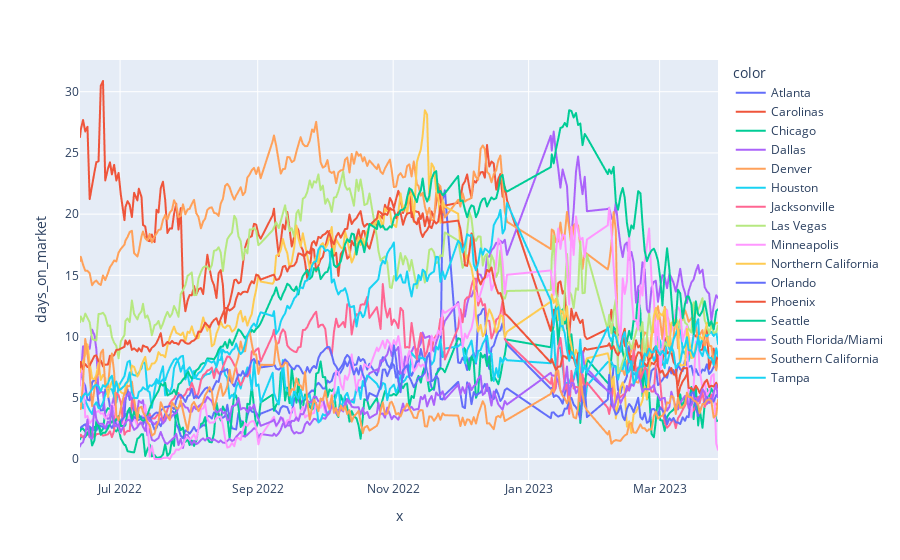

Notebook cell for this chart:
### Code cell
# Supposed to track how long a lisitng remains. I guess this is their internal display, haven't tried to double check it
# I don't even know how somethings have such low days on market, like things are apparenyl only there for a few days on southern california
fig = px.line(rental_by_market, x=rental_by_market.index.get_level_values(0), y="days_on_market", color=rental_by_market.index.get_level_values(1))
fig.show()

### Figure 1 — Plotly figure (JSON) as saved in the notebook; plotly's stock layout.template omitted (floating-point values rounded to 4 significant figures; data arrays with more than 128 entries replaced by an {"elided": "..."} marker saying what was removed)
{"data": [{"hovertemplate": "color=Atlanta<br>x=%{x}<br>days_on_market=%{y}<extra></extra>", "legendgroup": "Atlanta", "line": {"color": "#636efa", "dash": "solid"}, "marker": {"symbol": "circle"}, "mode": "lines", "name": "Atlanta", "showlegend": true, "type": "scattergl", "x": {"elided": "252 str values"}, "xaxis": "x", "y": {"elided": "252 float values"}, "yaxis": "y"}, {"hovertemplate": "color=Carolinas<br>x=%{x}<br>days_on_market=%{y}<extra></extra>", "legendgroup": "Carolinas", "line": {"color": "#EF553B", "dash": "solid"}, "marker": {"symbol": "circle"}, "mode": "lines", "name": "Carolinas", "showlegend": true, "type": "scattergl", "x": {"elided": "252 str values"}, "xaxis": "x", "y": {"elided": "252 float values"}, "yaxis": "y"}, {"hovertemplate": "color=Chicago<br>x=%{x}<br>days_on_market=%{y}<extra></extra>", "legendgroup": "Chicago", "line": {"color": "#00cc96", "dash": "solid"}, "marker": {"symbol": "circle"}, "mode": "lines", "name": "Chicago", "showlegend": true, "type": "scattergl", "x": {"elided": "252 str values"}, "xaxis": "x", "y": {"elided": "252 float values"}, "yaxis": "y"}, {"hovertemplate": "color=Dallas<br>x=%{x}<br>days_on_market=%{y}<extra></extra>", "legendgroup": "Dallas", "line": {"color": "#ab63fa", "dash": "solid"}, "marker": {"symbol": "circle"}, "mode": "lines", "name": "Dallas", "showlegend": true, "type": "scattergl", "x": {"elided": "252 str values"}, "xaxis": "x", "y": {"elided": "252 float values"}, "yaxis": "y"}, {"hovertemplate": "color=Denver<br>x=%{x}<br>days_on_market=%{y}<extra></extra>", "legendgroup": "Denver", "line": {"color": "#FFA15A", "dash": "solid"}, "marker": {"symbol": "circle"}, "mode": "lines", "name": "Denver", "showlegend": true, "type": "scattergl", "x": {"elided": "252 str values"}, "xaxis": "x", "y": {"elided": "252 float values"}, "yaxis": "y"}, {"hovertemplate": "color=Houston<br>x=%{x}<br>days_on_market=%{y}<extra></extra>", "legendgroup": "Houston", "line": {"color": "#19d3f3", "dash": "solid"}, "marker": {"symbol": "circle"}, "mode": "lines", "name": "Houston", "showlegend": true, "type": "scattergl", "x": {"elided": "252 str values"}, "xaxis": "x", "y": {"elided": "252 float values"}, "yaxis": "y"}, {"hovertemplate": "color=Jacksonville<br>x=%{x}<br>days_on_market=%{y}<extra></extra>", "legendgroup": "Jacksonville", "line": {"color": "#FF6692", "dash": "solid"}, "marker": {"symbol": "circle"}, "mode": "lines", "name": "Jacksonville", "showlegend": true, "type": "scattergl", "x": {"elided": "252 str values"}, "xaxis": "x", "y": {"elided": "252 float values"}, "yaxis": "y"}, {"hovertemplate": "color=Las Vegas<br>x=%{x}<br>days_on_market=%{y}<extra></extra>", "legendgroup": "Las Vegas", "line": {"color": "#B6E880", "dash": "solid"}, "marker": {"symbol": "circle"}, "mode": "lines", "name": "Las Vegas", "showlegend": true, "type": "scattergl", "x": {"elided": "252 str values"}, "xaxis": "x", "y": {"elided": "252 float values"}, "yaxis": "y"}, {"hovertemplate": "color=Minneapolis<br>x=%{x}<br>days_on_market=%{y}<extra></extra>", "legendgroup": "Minneapolis", "line": {"color": "#FF97FF", "dash": "solid"}, "marker": {"symbol": "circle"}, "mode": "lines", "name": "Minneapolis", "showlegend": true, "type": "scattergl", "x": {"elided": "252 str values"}, "xaxis": "x", "y": {"elided": "252 float values"}, "yaxis": "y"}, {"hovertemplate": "color=Northern California<br>x=%{x}<br>days_on_market=%{y}<extra></extra>", "legendgroup": "Northern California", "line": {"color": "#FECB52", "dash": "solid"}, "marker": {"symbol": "circle"}, "mode": "lines", "name": "Northern California", "showlegend": true, "type": "scattergl", "x": {"elided": "252 str values"}, "xaxis": "x", "y": {"elided": "252 float values"}, "yaxis": "y"}, {"hovertemplate": "color=Orlando<br>x=%{x}<br>days_on_market=%{y}<extra></extra>", "legendgroup": "Orlando", "line": {"color": "#636efa", "dash": "solid"}, "marker": {"symbol": "circle"}, "mode": "lines", "name": "Orlando", "showlegend": true, "type": "scattergl", "x": {"elided": "252 str values"}, "xaxis": "x", "y": {"elided": "252 float values"}, "yaxis": "y"}, {"hovertemplate": "color=Phoenix<br>x=%{x}<br>days_on_market=%{y}<extra></extra>", "legendgroup": "Phoenix", "line": {"color": "#EF553B", "dash": "solid"}, "marker": {"symbol": "circle"}, "mode": "lines", "name": "Phoenix", "showlegend": true, "type": "scattergl", "x": {"elided": "252 str values"}, "xaxis": "x", "y": {"elided": "252 float values"}, "yaxis": "y"}, {"hovertemplate": "color=Seattle<br>x=%{x}<br>days_on_market=%{y}<extra></extra>", "legendgroup": "Seattle", "line": {"color": "#00cc96", "dash": "solid"}, "marker": {"symbol": "circle"}, "mode": "lines", "name": "Seattle", "showlegend": true, "type": "scattergl", "x": {"elided": "252 str values"}, "xaxis": "x", "y": {"elided": "252 float values"}, "yaxis": "y"}, {"hovertemplate": "color=South Florida/Miami<br>x=%{x}<br>days_on_market=%{y}<extra></extra>", "legendgroup": "South Florida/Miami", "line": {"color": "#ab63fa", "dash": "solid"}, "marker": {"symbol": "circle"}, "mode": "lines", "name": "South Florida/Miami", "showlegend": true, "type": "scattergl", "x": {"elided": "252 str values"}, "xaxis": "x", "y": {"elided": "252 float values"}, "yaxis": "y"}, {"hovertemplate": "color=Southern California<br>x=%{x}<br>days_on_market=%{y}<extra></extra>", "legendgroup": "Southern California", "line": {"color": "#FFA15A", "dash": "solid"}, "marker": {"symbol": "circle"}, "mode": "lines", "name": "Southern California", "showlegend": true, "type": "scattergl", "x": {"elided": "252 str values"}, "xaxis": "x", "y": {"elided": "252 float values"}, "yaxis": "y"}, {"hovertemplate": "color=Tampa<br>x=%{x}<br>days_on_market=%{y}<extra></extra>", "legendgroup": "Tampa", "line": {"color": "#19d3f3", "dash": "solid"}, "marker": {"symbol": "circle"}, "mode": "lines", "name": "Tampa", "showlegend": true, "type": "scattergl", "x": {"elided": "252 str values"}, "xaxis": "x", "y": {"elided": "252 float values"}, "yaxis": "y"}], "layout": {"legend": {"title": {"text": "color"}, "tracegroupgap": 0}, "margin": {"t": 60}, "xaxis": {"anchor": "y", "domain": [0, 1], "title": {"text": "x"}}, "yaxis": {"anchor": "x", "domain": [0, 1], "title": {"text": "days_on_market"}}}}
